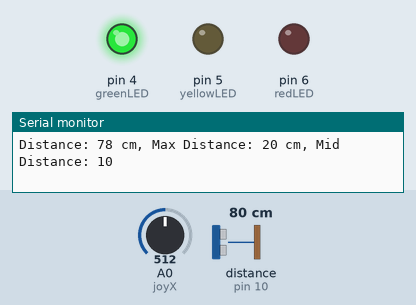
Bench run of a sketch on a simulated Arduino Uno, built with avr-gcc and run on an emulated ATmega328P. Shown: output pins drawn as LEDs (lit = HIGH), the last lines printed to the serial monitor. Wiring (inferred from the names in the program): ultrasonic range finder: trigger pin 9; echo pin 10. Inputs (shaded band) come from the test bench; at power-on: distance to the obstacle (sensor on pin 10) 80 cm, A0 (joyX) = 512. The echo pulse lasts 58.3 µs per cm; pins used as bus, display or sensor lines are not drawn.

Above: at 1.2 s.
1.3 s: distance to the obstacle (sensor on pin 10) set to 23 cm
4.3 s: distance to the obstacle (sensor on pin 10) set to 19 cm
At 4.8 s:
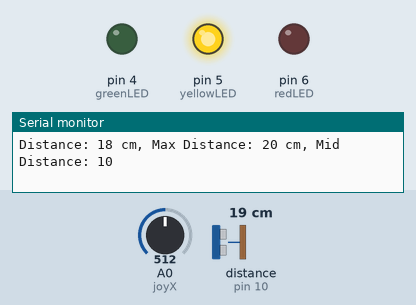
5.8 s: distance to the obstacle (sensor on pin 10) set to 13 cm
7.3 s: distance to the obstacle (sensor on pin 10) set to 10 cm
At 8.3 s:
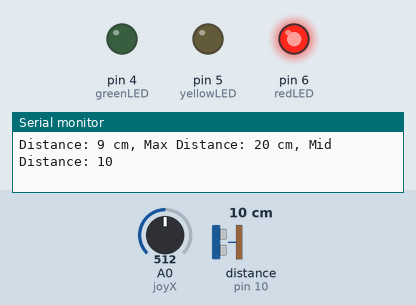
8.8 s: distance to the obstacle (sensor on pin 10) set to 18 cm
At 9.3 s:
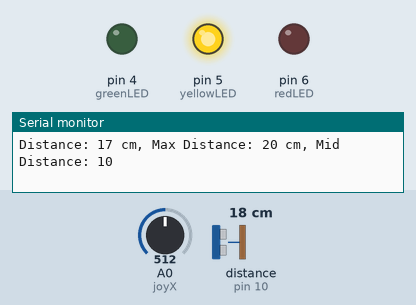
10.3 s: A0 (joyX) set to 428
13.3 s: A0 (joyX) set to 397
Timing chart, 0 to 15.8 s (numbered marks = the images above; inputs shaded):
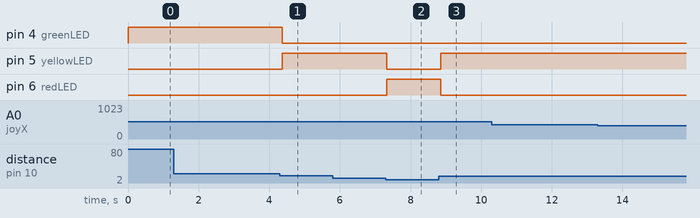

Measured:
- the behaviour switches between 22 and 21 cm on distance to the obstacle (sensor on pin 10) (found by bisection; images 0 and 1)
- the behaviour switches between 12 and 11 cm on distance to the obstacle (sensor on pin 10) (found by bisection; images 1 and 2)
- after the input at 4.3 s, pin 4 (greenLED): HIGH → LOW after 0.06 s; pin 5 (yellowLED): LOW → HIGH after 0.06 s
- after the input at 7.3 s, pin 5 (yellowLED): HIGH → LOW at once; pin 6 (redLED): LOW → HIGH at once
- after the input at 8.8 s, pin 5 (yellowLED): LOW → HIGH after 0.06 s; pin 6 (redLED): HIGH → LOW after 0.06 s

The sketch:

sketch_nov6a.ino
```cpp
// Define pins for Ultrasonic Sensor
const int trigPin = 9;
const int echoPin = 10;

// Define pins for LEDs
const int greenLED = 4;
const int yellowLED = 5;
const int redLED = 6;

// Define pins for Joystick
const int joyX = A0; // X-axis of joystick

// Distance thresholds
int maxDistance = 20;  // Upper threshold (cm)
int midDistance = 10;  // Middle threshold (cm)

// Variables for sensor data
long duration;
int distance;

void setup() {
  // Initialize pins
  pinMode(trigPin, OUTPUT);
  pinMode(echoPin, INPUT);
  pinMode(greenLED, OUTPUT);
  pinMode(yellowLED, OUTPUT);
  pinMode(redLED, OUTPUT);
  pinMode(joyX, INPUT);

  // Start serial communication
  Serial.begin(9600);
}

void loop() {
  // Read joystick position
  int joyValue = analogRead(joyX);

  // Adjust distance thresholds based on joystick input
  // Map joystick range (0 to 1023) to an adjustment range
  int adjustment = map(joyValue, 0, 1023, -5, 5);
  maxDistance = 20 + adjustment;
  midDistance = 10 + adjustment / 2;

  // Measure distance using Ultrasonic sensor
  digitalWrite(trigPin, LOW);
  delayMicroseconds(2);
  digitalWrite(trigPin, HIGH);
  delayMicroseconds(10);
  digitalWrite(trigPin, LOW);

  // Calculate distance in cm
  duration = pulseIn(echoPin, HIGH);
  distance = duration * 0.034 / 2;

  // Display distance and adjusted thresholds
  Serial.print("Distance: ");
  Serial.print(distance);
  Serial.print(" cm, Max Distance: ");
  Serial.print(maxDistance);
  Serial.print(" cm, Mid Distance: ");
  Serial.println(midDistance);

  // Control LEDs based on distance
  if (distance > maxDistance) {
    digitalWrite(greenLED, HIGH);
    digitalWrite(yellowLED, LOW);
    digitalWrite(redLED, LOW);
  }
  else if (distance > midDistance && distance <= maxDistance) {
    digitalWrite(greenLED, LOW);
    digitalWrite(yellowLED, HIGH);
    digitalWrite(redLED, LOW);
  }
  else if (distance <= midDistance) {
    digitalWrite(greenLED, LOW);
    digitalWrite(yellowLED, LOW);
    digitalWrite(redLED, HIGH);
  }

  // Add a small delay to stabilize readings
  delay(100);
}
```
